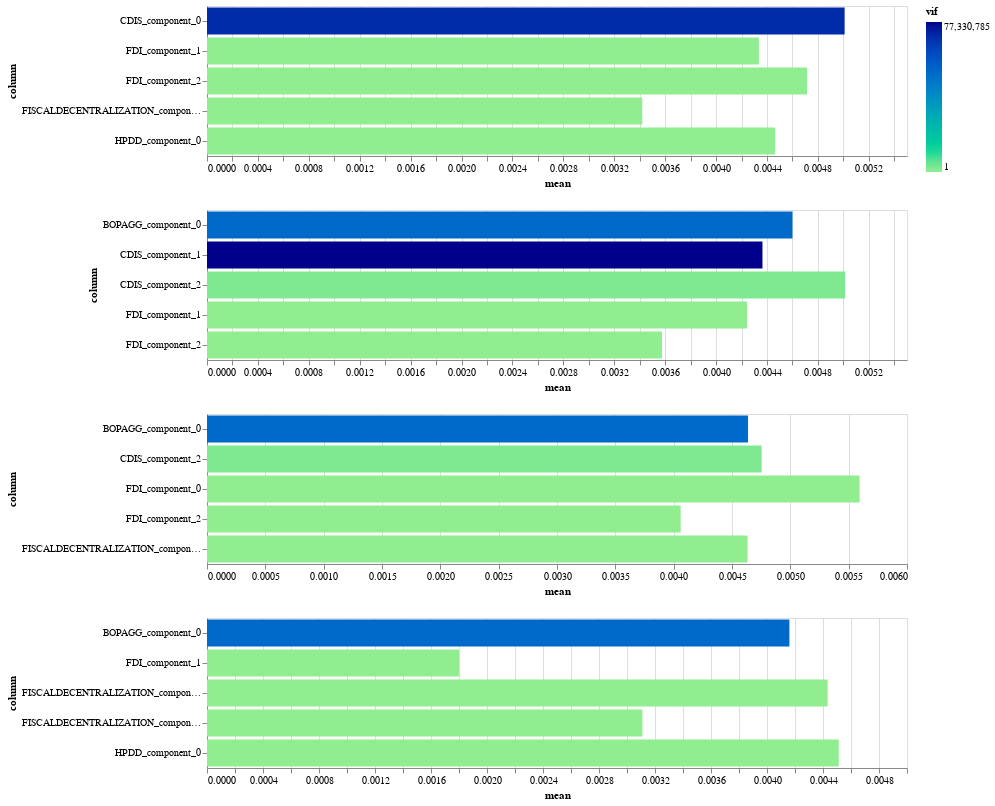

The cell this chart's notebook holds for it:
### Code cell
alt.vconcat(column_chart_dict[1], column_chart_dict[2], column_chart_dict[3]
            , column_chart_dict[4])#.show()

### Figure 1 — Vega-Lite specification as saved in the notebook (floating-point values rounded to 4 significant figures)
{"config": {"view": {"continuousWidth": 400, "continuousHeight": 300}}, "vconcat": [{"data": {"name": "data-414e80683a847c64055c3bb3b77dcfc7"}, "mark": "bar", "encoding": {"color": {"field": "vif", "scale": {"range": ["lightgreen", "darkblue"]}, "type": "quantitative"}, "tooltip": {"field": "column_descr", "type": "ordinal"}, "x": {"field": "mean", "sort": {"field": "overall_mean", "op": "values", "order": "descending"}, "type": "quantitative"}, "y": {"field": "column", "type": "ordinal"}}, "height": 150, "width": 700}, {"data": {"name": "data-a6ca7e2956ead168eb168928135ebc18"}, "mark": "bar", "encoding": {"color": {"field": "vif", "scale": {"range": ["lightgreen", "darkblue"]}, "type": "quantitative"}, "tooltip": {"field": "column_descr", "type": "ordinal"}, "x": {"field": "mean", "sort": {"field": "overall_mean", "op": "values", "order": "descending"}, "type": "quantitative"}, "y": {"field": "column", "type": "ordinal"}}, "height": 150, "width": 700}, {"data": {"name": "data-c8ba3793eeae8083ff550d9936e9e061"}, "mark": "bar", "encoding": {"color": {"field": "vif", "scale": {"range": ["lightgreen", "darkblue"]}, "type": "quantitative"}, "tooltip": {"field": "column_descr", "type": "ordinal"}, "x": {"field": "mean", "sort": {"field": "overall_mean", "op": "values", "order": "descending"}, "type": "quantitative"}, "y": {"field": "column", "type": "ordinal"}}, "height": 150, "width": 700}, {"data": {"name": "data-1b72542c7dc528df71cddcb1b1379df2"}, "mark": "bar", "encoding": {"color": {"field": "vif", "scale": {"range": ["lightgreen", "darkblue"]}, "type": "quantitative"}, "tooltip": {"field": "column_descr", "type": "ordinal"}, "x": {"field": "mean", "sort": {"field": "overall_mean", "op": "values", "order": "descending"}, "type": "quantitative"}, "y": {"field": "column", "type": "ordinal"}}, "height": 150, "width": 700}], "$schema": "https://vega.github.io/schema/vega-lite/v4.17.0.json", "datasets": {"data-414e80683a847c64055c3bb3b77dcfc7": [{"model": "DecisionTreeRegressor", "filename": "FISCALDECENTRALIZATION", "iteration": 1, "column": "FISCALDECENTRALIZATION_component_1", "column_descr": "Fiscal Decentralization", "avg_column_significance": null, "mean": 0.00342, "vif": 1.008, "overall_mean": 0.006391}, {"model": "DecisionTreeRegressor", "filename": "FDI", "iteration": 1, "column": "FDI_component_1", "column_descr": "Financial Development (FD)", "avg_column_significance": null, "mean": 0.004336, "vif": 1.193, "overall_mean": 0.005045}, {"model": "DecisionTreeRegressor", "filename": "HPDD", "iteration": 1, "column": "HPDD_component_0", "column_descr": "Historical Public Debt (HPDD)", "avg_column_significance": null, "mean": 0.004464, "vif": 1.045, "overall_mean": 0.007029}, {"model": "DecisionTreeRegressor", "filename": "FDI", "iteration": 1, "column": "FDI_component_2", "column_descr": "Financial Development (FD)", "avg_column_significance": null, "mean": 0.004714, "vif": 1.168, "overall_mean": 0.006077}, {"model": "DecisionTreeRegressor", "filename": "CDIS", "iteration": 1, "column": "CDIS_component_0", "column_descr": "Coordinated Direct Investment Survey (CDIS)", "avg_column_significance": null, "mean": 0.00501, "vif": 69780000.0, "overall_mean": 0.006062}], "data-a6ca7e2956ead168eb168928135ebc18": [{"model": "DecisionTreeRegressor", "filename": "FDI", "iteration": 2, "column": "FDI_component_2", "column_descr": "Financial Development (FD)", "avg_column_significance": null, "mean": 0.003575, "vif": 1.168, "overall_mean": 0.006077}, {"model": "DecisionTreeRegressor", "filename": "FDI", "iteration": 2, "column": "FDI_component_1", "column_descr": "Financial Development (FD)", "avg_column_significance": null, "mean": 0.004243, "vif": 1.193, "overall_mean": 0.005045}, {"model": "DecisionTreeRegressor", "filename": "CDIS", "iteration": 2, "column": "CDIS_component_1", "column_descr": "Coordinated Direct Investment Survey (CDIS)", "avg_column_significance": null, "mean": 0.004364, "vif": 77330000.0, "overall_mean": 0.005991}, {"model": "DecisionTreeRegressor", "filename": "BOPAGG", "iteration": 2, "column": "BOPAGG_component_0", "column_descr": "Balance of Payments (BOP)", "avg_column_significance": null, "mean": 0.0046, "vif": 51280000.0, "overall_mean": 0.005147}, {"model": "DecisionTreeRegressor", "filename": "CDIS", "iteration": 2, "column": "CDIS_component_2", "column_descr": "Coordinated Direct Investment Survey (CDIS)", "avg_column_significance": null, "mean": 0.005014, "vif": 2225000.0, "overall_mean": 0.005436}], "data-c8ba3793eeae8083ff550d9936e9e061": [{"model": "DecisionTreeRegressor", "filename": "FDI", "iteration": 3, "column": "FDI_component_2", "column_descr": "Financial Development (FD)", "avg_column_significance": null, "mean": 0.00406, "vif": 1.168, "overall_mean": 0.006077}, {"model": "DecisionTreeRegressor", "filename": "FISCALDECENTRALIZATION", "iteration": 3, "column": "FISCALDECENTRALIZATION_component_2", "column_descr": "Fiscal Decentralization", "avg_column_significance": null, "mean": 0.004633, "vif": 2.75, "overall_mean": 0.006809}, {"model": "DecisionTreeRegressor", "filename": "BOPAGG", "iteration": 3, "column": "BOPAGG_component_0", "column_descr": "Balance of Payments (BOP)", "avg_column_significance": null, "mean": 0.004638, "vif": 51280000.0, "overall_mean": 0.005147}, {"model": "DecisionTreeRegressor", "filename": "CDIS", "iteration": 3, "column": "CDIS_component_2", "column_descr": "Coordinated Direct Investment Survey (CDIS)", "avg_column_significance": null, "mean": 0.004754, "vif": 2225000.0, "overall_mean": 0.005436}, {"model": "DecisionTreeRegressor", "filename": "FDI", "iteration": 3, "column": "FDI_component_0", "column_descr": "Financial Development (FD)", "avg_column_significance": null, "mean": 0.005593, "vif": 2.286, "overall_mean": 0.006563}], "data-1b72542c7dc528df71cddcb1b1379df2": [{"model": "DecisionTreeRegressor", "filename": "FDI", "iteration": 4, "column": "FDI_component_1", "column_descr": "Financial Development (FD)", "avg_column_significance": null, "mean": 0.0018, "vif": 1.193, "overall_mean": 0.005045}, {"model": "DecisionTreeRegressor", "filename": "FISCALDECENTRALIZATION", "iteration": 4, "column": "FISCALDECENTRALIZATION_component_2", "column_descr": "Fiscal Decentralization", "avg_column_significance": null, "mean": 0.00311, "vif": 2.75, "overall_mean": 0.006809}, {"model": "DecisionTreeRegressor", "filename": "BOPAGG", "iteration": 4, "column": "BOPAGG_component_0", "column_descr": "Balance of Payments (BOP)", "avg_column_significance": null, "mean": 0.00416, "vif": 51280000.0, "overall_mean": 0.005147}, {"model": "DecisionTreeRegressor", "filename": "FISCALDECENTRALIZATION", "iteration": 4, "column": "FISCALDECENTRALIZATION_component_0", "column_descr": "Fiscal Decentralization", "avg_column_significance": null, "mean": 0.004433, "vif": 1.011, "overall_mean": 0.009056}, {"model": "DecisionTreeRegressor", "filename": "HPDD", "iteration": 4, "column": "HPDD_component_0", "column_descr": "Historical Public Debt (HPDD)", "avg_column_significance": null, "mean": 0.004513, "vif": 1.045, "overall_mean": 0.007029}]}}
